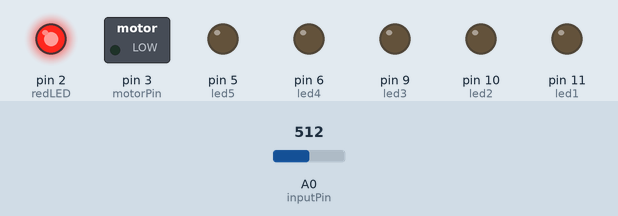
Recording of a sketch running on a simulated Arduino Uno, built with avr-gcc and run on an emulated ATmega328P. Parts: switched loads named in the sketch (green lamp = pin HIGH), output pins drawn as LEDs (lit = HIGH). The test bench sets the inputs (shaded band); at power-on: A0 (inputPin) = 512. What the sketch prints to the serial monitor is not drawn.

Above: at 1.2 s.
1.3 s: A0 (inputPin) set to 490
Timing chart, 0 to 4.3 s (numbered marks = the images above; inputs shaded):
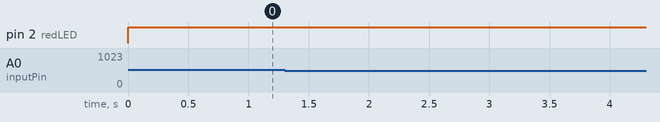

Measured:
- after the input at 1.3 s, every drawn part: stays the same

The sketch:

hall_effect.ino
```cpp
int inputPin = A0;

int cutoff = 510;

int led = 13;
int led1 = 11;
int led2 = 10;
int led3 = 9;
int led4 = 6;
int led5 = 5;

int motorPin = 3;
int redLED = 2;
int near = 0;

int counter = 0;

unsigned long time;

unsigned long dt;

unsigned long motorTimer;

unsigned long motorStartDelay;

int reading;

int motorStatus = 0;

void setup()
{
  pinMode(motorPin,OUTPUT);
  pinMode(led1, OUTPUT);
  pinMode(led2, OUTPUT);
  pinMode(led3, OUTPUT);
  pinMode(led4, OUTPUT);
  pinMode(led5, OUTPUT);
  pinMode(redLED,OUTPUT);

  // initialize serial communication with computer:
  Serial.begin(9600);
  // initialize all the readings to 0:
  counter = 0;
  time = millis();
  cutoff = 510;
  motorTimer = millis() + 5000;
  motorStartDelay =  millis() + 2000;
  digitalWrite(motorPin, LOW);

}

void allLEDOff(){
  digitalWrite(led1, LOW);
  digitalWrite(led2, LOW);
  digitalWrite(led3, LOW);
  digitalWrite(led4, LOW);
  digitalWrite(led5, LOW);

}

void motorOn(){
  digitalWrite(motorPin, HIGH);
  digitalWrite(redLED, LOW);
  motorStatus = 1;
  //Serial.println("Motor On");
}

void motorOff(){
  digitalWrite(motorPin, LOW);
  digitalWrite(redLED, HIGH);
  motorStatus = 0;

  //Serial.println("Motor Off");
}


void loop() {

  reading = analogRead(inputPin);
  dt = millis() - time;

  // if more than one sec between reads
  if(dt > 1000){
    //turn off LEDs
    allLEDOff();
    motorStatus = 0;
  }


  if(millis() - motorTimer > 5000){
    motorOff();
  }


  if(reading < cutoff){

    if(!near && dt > 100){
//      digitalWrite(led, HIGH);


      Serial.print(counter);
      Serial.print("\t");
      Serial.print(dt);
      Serial.print("\t");
      Serial.println(motorStatus);
      counter++;

      if(dt < 400){
          digitalWrite(led5, HIGH);
          motorTimer = millis();

          if(motorStatus == 0){
            motorStartDelay = millis() + 1000;
            motorStatus = 1;
          }


          if(millis() > motorStartDelay){
            motorOn();
          }

        }else{
          digitalWrite(led5, LOW);
          motorStatus = 0;

        }

        if(dt < 450){
          digitalWrite(led4, HIGH);

        }else{
          digitalWrite(led4, LOW);

        }

        if(dt < 500){
          digitalWrite(led3, HIGH);

        }else{
          digitalWrite(led3, LOW);

        }
        if(dt < 520){
          digitalWrite(led2, HIGH);

        }else{
          digitalWrite(led2, LOW);

        }
        if(dt < 550){
          digitalWrite(led1, HIGH);

        }else{
          digitalWrite(led1, LOW);

        }


      time = millis();
    }
    near = 1;

  }
  else{
    near = 0;

  }
  // send it to the computer as ASCII digits
  if(reading < 510){
    //Serial.println(reading);
  }

  //delay(10);        // delay in between reads for stability
}
```
